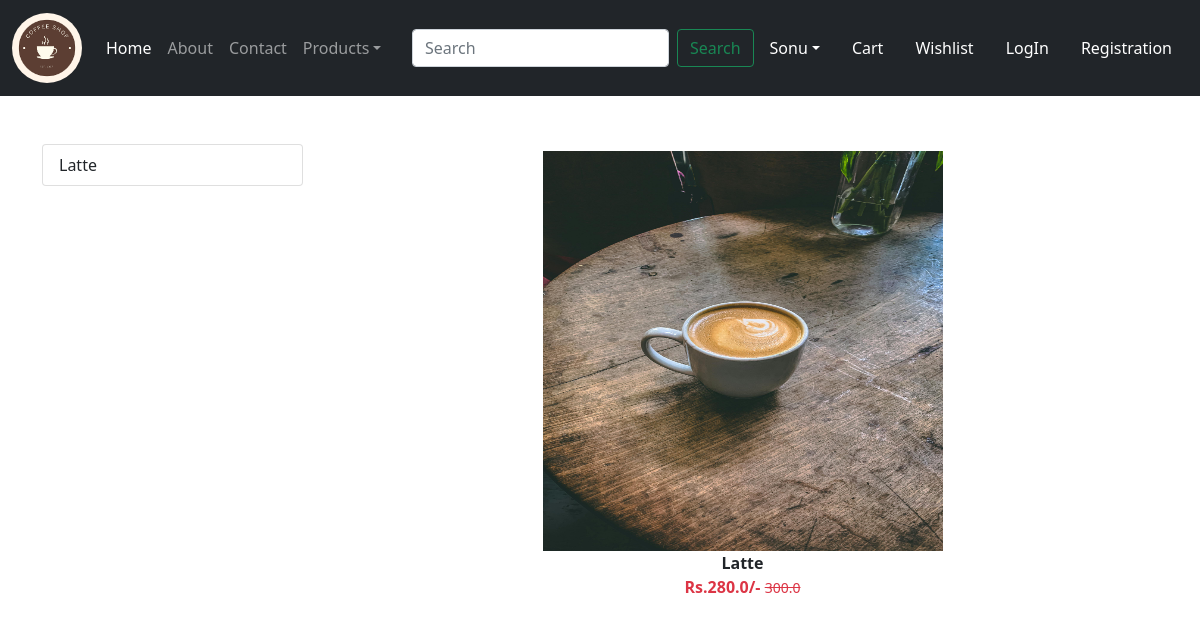
Screenshot of /category/LT with the database file from the repository.
### sonu1/models.py (models this page shows, shortened)
class Product(models.Model):
    title = models.CharField(max_length=100)
    selling_price = models.FloatField()
    discounted_price = models.FloatField()
    discription = models.TextField()
    composition = models.TextField(default='')
    prodapp = models.TextField(default='')
    category = models.CharField(choices= CATAGORY_CHOICES,max_length=2)
    product_image = models.ImageField(upload_to='product')

### sonu1/views.py (the view)
# urls.py: path("category/<slug:val>",views.CategoryView.as_view(),name="category"),
class CategoryView(View):
    def get(self,request,val):
        product = Product.objects.filter(category=val)
        title = Product.objects.filter(category=val).values('title')
        return render(request,"sonu1/category.html",locals())

### sonu1/templates/sonu1/category.html (shortened to what this page needs)
{% extends 'sonu1/index.html' %}
{% load static %}
{% block main %}
  <div class="container my-5">
    <div class="row">
      <div class="col-sm-3">
        <div class="list-group">
          {% for val in title %}
            <a href="{% url 'category-title' val.title %}" class="list-group-item list-group-item-action"
            aria-current="true">{{ val.title }}</a>
          {% endfor %}
        </div>
      </div>
      <div class="col-sm-9">
        <div class="row">
          {% for prod in product %}
            <div class="col text-center mb-4">
              <a href="{% url 'product-details' prod.id %}" class="btn">
                <div>
                  <img src="{{prod.product_image.url}}" width="400px" height="400px" />
                  <div class="fw-bold">{{ prod.title }}</div>
                  <div class="fw-bold text-danger">
                    Rs.{{ prod.discounted_price }}/-
                    <small class="fw-light text-decoration-line-through">
                    {{ prod.selling_price }}</small>
                  </div>
                </div>
              </a>
            </div>
          {% endfor %}
        </div>
      </div>
    </div>
  </div>
{% endblock %}

### rows the page displays
Product: product_image (picture), title "Latte", discounted_price "280.0", selling_price "300.0"

### other values shown
{{ val.title }} "Latte"
